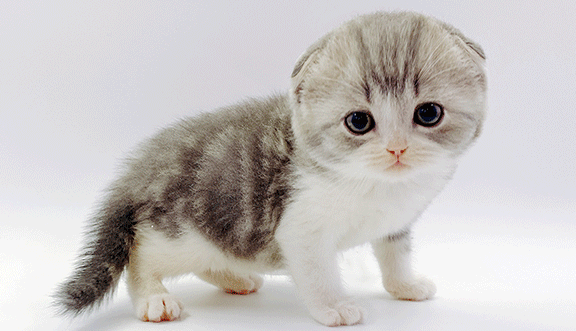
#> input picture dl/image/cat.png, 576 x 331 px
$ jupyter execute 'ex10) 딥러닝 OpenCV 실습_1.ipynb'   (shell and % lines are left out)
#> lines starting #> are read from the running program, lines starting #| are printed output that depends on the picture; after the words box and inside, x2 and y2 are one past the last pixel; in counts of white or black regions, pixels touching at a corner belong together
### OpenCV(Open Source Computer Vision) 개요
- Computer Vision : 사람의 시각적인 부분을 기계로 구현하는 것을 목적으로 하는 딥러닝 분야
- OpenCV : 이미지, 동영상 등의 처리를 지원하는 라이브러리
    - C++로 제작되어 있고, Java, JS, Android, Python 등 다양한 언어에서 활용가능
    - 특히 파이썬에서 사용할 경우 Numpy, Matplotlib 등의 라이브러리에서 바로 연동 가능

[cell 1]
import numpy as np
import pandas as pd
import matplotlib.pyplot as plt

import cv2

[cell 2]
cat = cv2.imread('image/cat.png')
#> cat is the input picture: shape (331, 576, 3); mean B, G, R 191, 193.1, 197.2
plt.imshow(cat)

[cell 3]
cat

### OpenCV의 색상 체계
- 일반적인 이미지를 matplotlib으로 출력시 RGB 색상 체계를 사용
- OpenCV는 BGR 색상 체계 사용
- 그래서 RGB이미지를 cv2로 불러와서 matplotlib으로 출력하면 Red계열 색상이 Blue계열 색상으로 변경되어 출력
- 초창기에는 알파벳 순서대로 BGR로 표현했고, 이후에 색상 주파수에 낮은 순서대로 바뀌어서 대중적으로 RGB로 사용
- OpenCV에는 RGB이미지를 그대로 표현하려면 BGR로 변환시켜서 출력해야함

[cell 4]
cat = cv2.imread('image/cat.png')
cat = cv2.cvtColor(cat, cv2.COLOR_BGR2RGB)

plt.imshow(cat)

[cell 5]
cat

[cell 6]
print(cat.shape)
#| (331, 576, 3)
print(cat.size)
#| 571968
print(cat.dtype) # uint : unsigned integer 부호가 없는 정수
#| uint8

### 이미지 색상 종류
- 컬러 이미지(RGB)
- 흑백 이미지(Gray) -> 0 ~ 255 사이의 흑백 픽셀값으로 구성된 이미지
    - 컬러 이미지는 용량이 크고 연산량이 많기 때문에 이를 간소화 시켜 처리하기 위해서 흑백 이미지를 사용
- 이진 이미지(binary) -> 0과 255 두가지 값으로만 구성된 이미지
    - 배경과 객체를 잘 구분
    - 관심 영역과 비관심 영역을 구분
    - 필터를 만들거나 단순 이미지 처리하는 경우에 사용

- 1. 기존 컬러 이미지를 Gray로 받아주고 출력할때도 gray로 설정해줘야 함

[cell 7]
cat_gray = cv2.imread('image/cat.png', cv2.IMREAD_GRAYSCALE)
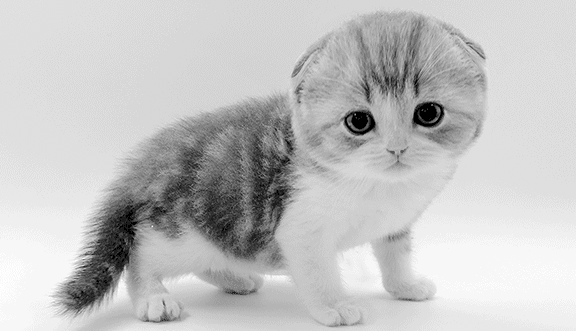
#> cat_gray: shape (331, 576); min 0, max 255, mean 194.1

plt.imshow(cat_gray, cmap='gray')

- 2. 컬러 이미지를 그대로 불러서 cvtColor를 통해 gray로 변환 후 출력

[cell 8]
cat2 = cv2.imread('image/cat.png')
cat2_gray = cv2.cvtColor(cat2, cv2.COLOR_BGR2GRAY)

plt.imshow(cat2_gray, cmap='gray')

#### 이진(binary) 이미지 만들기
- 기존 이미지가 컬러 이미지라면 gray이미지로 변환 후 이진으로 바꿔줘야 함

[cell 9]
# threshold(문턱값 ,경계값) : 특정 기준값을 통해서 데이터를 변환해주는 함수
# (이미지, 경계기준값, 경계값보다 클때 적용되는 값, 경계값 적용방식)
_, bi_cat = cv2.threshold(cat2_gray, 165, 255, cv2.THRESH_BINARY)
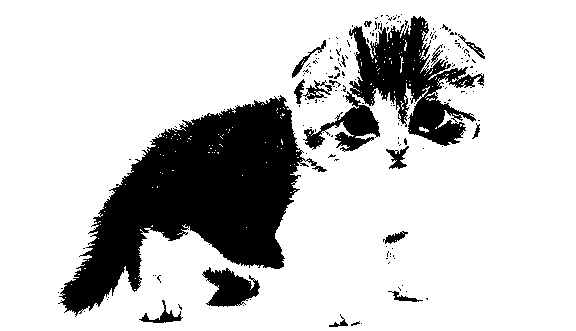
#> bi_cat: shape (331, 576); 79.9% white; 182 black regions (165 under 20 px), largest, box (x1, y1, x2, y2) and area: (58, 95, 327, 317) 25704, (303, 16, 484, 152) 9085, (202, 267, 260, 307) 1360

# _ : 첫번째 리턴 값은 받지 않음(threshold함수는 두 가지 값이 리턴됨)
# 리턴 값의 첫 번째는 경계값 수치, 두 번째는 경계값 기준이 적용된 이미지

plt.imshow(bi_cat, cmap='gray')

[cell 10]
temp, bi_cat = cv2.threshold(cat2_gray, 140, 255, cv2.THRESH_BINARY)
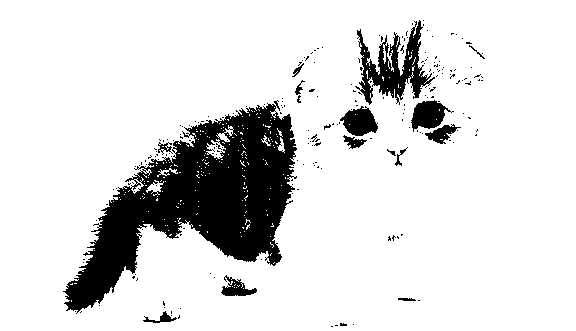
#> bi_cat: shape (331, 576); 86% white; 216 black regions (201 under 20 px), largest, box (x1, y1, x2, y2) and area: (63, 100, 297, 314) 20738, (355, 20, 435, 105) 2578, (411, 100, 454, 132) 771
temp
